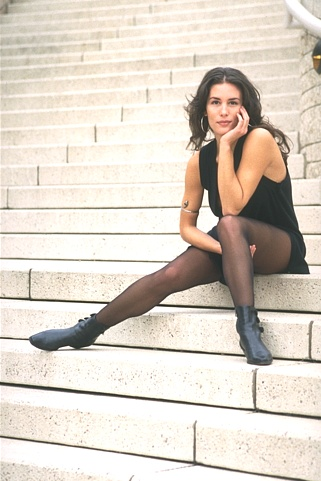
#> input picture Experiments/Image Segmentation exp - v3/Image7/181021.jpg, 321 x 481 px
$ jupyter execute '_kmeans-image segementation - 36 cluster - kalgo.ipynb'   (shell and % lines are left out)
#> lines starting #> are read from the running program, lines starting #| are printed output that depends on the picture; long printed decimals are rounded
### Experiments/Image Segmentation exp - v3/Image2/kmeansAlgo.py
import numpy as np
from numpy.linalg import norm


class Kmeans:
    '''Implementing Kmeans algorithm.'''

    def __init__(self, n_clusters, max_iter=50, random_state=123):
        self.n_clusters = n_clusters
        self.max_iter = max_iter
        self.random_state = random_state

    def initializ_centroids(self, X):
        np.random.RandomState(self.random_state)
        random_idx = np.random.permutation(X.shape[0])
        centroids = X[random_idx[:self.n_clusters]]
        return centroids

    def compute_centroids(self, X, labels):
        centroids = np.zeros((self.n_clusters, X.shape[1]))
        for k in range(self.n_clusters):
            centroids[k, :] = np.mean(X[labels == k, :], axis=0)
        return centroids

    def compute_distance(self, X, centroids):
        distance = np.zeros((X.shape[0], self.n_clusters))
        for k in range(self.n_clusters):
            row_norm = norm(X - centroids[k, :], axis=1)
            distance[:, k] = np.square(row_norm)
        return distance

    def find_closest_cluster(self, distance):
        return np.argmin(distance, axis=1)

    def compute_sse(self, X, labels, centroids):
        distance = np.zeros(X.shape[0])
        for k in range(self.n_clusters):
            distance[labels == k] = norm(X[labels == k] - centroids[k], axis=1)
        return np.sum(np.square(distance))

    def fit(self, X):
        self.centroids = self.initializ_centroids(X)
        for i in range(self.max_iter):
            old_centroids = self.centroids
            distance = self.compute_distance(X, old_centroids)
            self.labels = self.find_closest_cluster(distance)
            self.centroids = self.compute_centroids(X, self.labels)
            if np.all(old_centroids == self.centroids):
                break
        self.error = self.compute_sse(X, self.labels, self.centroids)

    def predict(self, X):
        distance = self.compute_distance(X, old_centroids)
        return self.find_closest_cluster(distance)

### Experiments/Image Segmentation exp - v3/Image1/PsnrSnr.py
import numpy as np
def mse(vref, vcmp):
    """
    Compute Mean Squared Error (MSE) between two images.

    Parameters
    ----------
    vref : array_like
      Reference image
    vcmp : array_like
      Comparison image

    Returns
    -------
    x : float
      MSE between `vref` and `vcmp`
    """

    r = np.asarray(vref, dtype=np.float64).ravel()
    c = np.asarray(vcmp, dtype=np.float64).ravel()
    return np.mean(np.abs(r - c)**2)

# [21 lines left out: function snr, not called in this run]


def psnr(vref, vcmp, rng=None):
    """
    Compute Peak Signal to Noise Ratio (PSNR) of two images. The PSNR
    calculation defaults to using the less common definition in terms
    of the actual range (i.e. max minus min) of the reference signal
    instead of the maximum possible range for the data type
    (i.e. :math:`2^b-1` for a :math:`b` bit representation).

    Parameters
    ----------
    vref : array_like
      Reference image
    vcmp : array_like
      Comparison image
    rng : None or int, optional (default None)
      Signal range, either the value to use (e.g. 255 for 8 bit samples) or
      None, in which case the actual range of the reference signal is used

    Returns
    -------
    x : float
      PSNR of `vcmp` with respect to `vref`
    """

    if rng is None:
        rng = vref.max() - vref.min()
    dv = (rng + 0.0)**2
    with np.errstate(divide='ignore'):
        rt = dv / mse(vref, vcmp)
    return 10.0 * np.log10(rt)

### Experiments/Image Segmentation exp - v3/Image7/_kmeans-image segementation - 36 cluster - kalgo.ipynb
[cell 1]
import numpy as np
import pandas as pd
import cv2 as cv
from matplotlib import pyplot as plt

# from sklearn.cluster import KMeans
import PsnrSnr as p
import kmeansAlgo

[cell 2]
img = cv.imread("181021.jpg", 0)
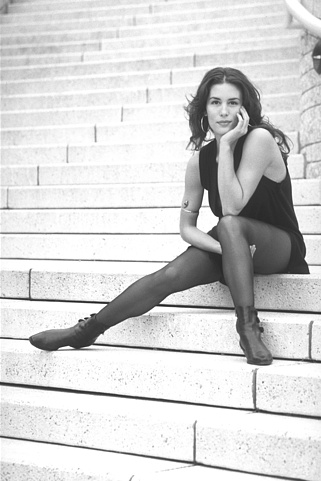
#> img: shape (481, 321); min 24, max 255, mean 212.2
size=200
img = cv.resize(img, dsize=(size, size))
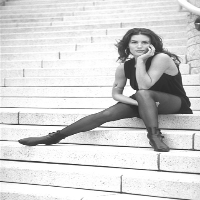
#> img: shape (200, 200); min 40, max 255, mean 212.1
width=img.shape[0]
#> width = 200
height=img.shape[1]
#> height = 200

plt.imshow(img, cmap="gray")
plt.xticks([])
plt.yticks([])
plt.grid(False)
plt.show()

[cell 3]
i = 0
j = 0
luv = []

for h in range(int(width / 2)):
    j = 0
    for k in range(int(height / 2)):
        luv.append([img[i, j], img[i + 1, j], img[i, j + 1], img[i + 1, j + 1]])
        j = j + 2
    i = i + 2
#> after the loop, i = 200; luv = 10000 items, first 6: [167, 168, 161, 165], [153, 152, 154, 138], [156, 138, 146, 153], [126, 141, 115, 141], [135, 158, 145, 170], [157, 180, 158, 184]

[cell 4]
import time as t

cluster = 24

clusterssize = [cluster]  # 2, 3, 4, 5, 6, 7, 8, 9,
timearray = []
psnrarray = []
segementedImg = []

[cell 5]
for i in range(10):

    start = t.time()
    randomnumber = np.random.randint(0, 100)
    print(randomnumber)

    kmeans = kmeansAlgo.Kmeans(
        n_clusters=cluster, random_state=randomnumber, max_iter=50
    )
    kmeans.fit(np.array(luv))

    timearray.append(t.time() - start)

    segementedImg.append(kmeans.labels)

    pic2show = kmeans.centroids

    #     print("timearray", timearray)
    lables = np.array(kmeans.labels)

    clustercenters = (kmeans.centroids).reshape(cluster, 4)
    centersp = (kmeans.centroids).reshape(cluster, 4)
    centersp.shape

    finalval = []
    for i in range(lables.shape[0]):
        finalval.append(centersp[lables[i]])

    finalval = np.array(finalval).reshape(int(width / 2), int(height / 2), 4)

    temp = np.zeros((width, height))
    i = 0
    j = 0
    for h in range(int(width / 2)):
        j = 0
        for k in range(int(height / 2)):
            val = finalval

            temp[i, j] = val[h][k][0]
            temp[i + 1, j] = val[h][k][1]
            temp[i, j + 1] = val[h][k][2]
            temp[i + 1, j + 1] = val[h][k][3]

            j = j + 2
        i = i + 2

    psnr = p.psnr(np.array(img).astype(int), np.array(temp).astype(int))
    psnrarray.append(psnr)
    print("psnr", psnrarray)
#> this loop made 10 passes
#> psnr on passes 1 to 10: 11.41, 11.41, 26, 26.29, 26.59, 26.23, 26.48, 26.18, 26.31, 26.21
#| psnr [11.412]
#| psnr [11.412, 11.412]
#| psnr [11.412, 11.412, 26.003]
#| psnr [11.412, 11.412, 26.003, 26.287]
#| psnr [11.412, 11.412, 26.003, 26.287, 26.592]
#| psnr [11.412, 11.412, 26.003, 26.287, 26.592, 26.233]
#| psnr [11.412, 11.412, 26.003, 26.287, 26.592, 26.233, 26.484]
#| psnr [11.412, 11.412, 26.003, 26.287, 26.592, 26.233, 26.484, 26.175]
#> (further printed lines are left out)
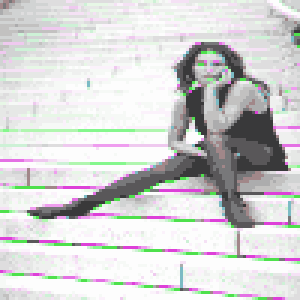
#> finalval: shape (100, 100, 4) float64 (shown 3 times larger); mean of channels 0, 1, 2, 3 212.5, 212, 212.3, 211.8; drawn as B, G, R
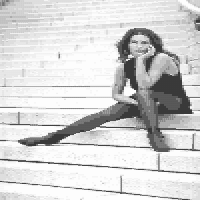
#> temp: shape (200, 200) float64; min 57.08, max 253.5, mean 212.1
#> after the loop, psnrarray = [11.41, 11.41, 26, 26.29, 26.59, 26.23, 26.48, 26.18, 26.31, 26.21]; segementedImg = 10 items; timearray = [0.774, 0.722, 0.725, 0.719, 0.743, 0.705, 0.688, 0.688, 0.685, 0.679]

[cell 6]
print("PSNR", np.mean(psnrarray), "+/- \n", np.std(psnrarray))
#| PSNR 23.312 +/-
#|  5.952
print("timearray", np.mean(timearray), "+/- \n", np.std(timearray))
#| timearray 0.7127 +/-
#|  0.02869
